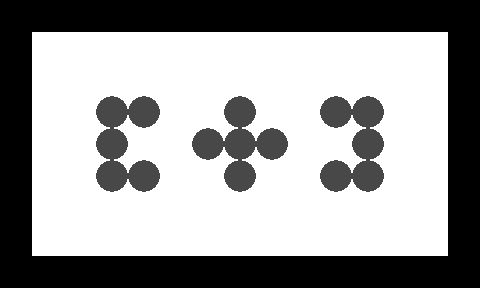

This game map was drawn from its Tiled (.tmx) file and the tilesets committed beside it. A one-line description and the full map source follow:
An orthogonal 15x9 tile map with 32x32 px tiles, 2 tile layers (1, 2).

<map version="1.0" orientation="orthogonal" width="15" height="9" tilewidth="32" tileheight="32">
 <tileset firstgid="1" name="n_tiles1" tilewidth="32" tileheight="32">
  <image source="../../images/map/common/n_tiles1.png" width="128" height="64" />
 </tileset>
 <layer name="1" width="15" height="9">
  <data encoding="csv">
1,1,1,1,1,1,1,1,1,1,1,1,1,1,1,
1,1,1,1,1,1,1,1,1,1,1,1,1,1,1,
1,1,1,1,1,1,1,1,1,1,1,1,1,1,1,
1,1,1,1,1,1,1,1,1,1,1,1,1,1,1,
1,1,1,1,1,1,1,1,1,1,1,1,1,1,1,
1,1,1,1,1,1,1,1,1,1,1,1,1,1,1,
1,1,1,1,1,1,1,1,1,1,1,1,1,1,1,
1,1,1,1,1,1,1,1,1,1,1,1,1,1,1,
1,1,1,1,1,1,1,1,1,1,1,1,1,1,1
</data>
 </layer>
 <layer name="2" width="15" height="9">
  <data encoding="csv">
2,2,2,2,2,2,2,2,2,2,2,2,2,2,2,
2,0,0,0,0,0,0,0,0,0,0,0,0,0,2,
2,0,0,0,0,0,0,0,0,0,0,0,0,0,2,
2,0,0,3,3,0,0,3,0,0,3,3,0,0,2,
2,0,0,3,0,0,3,3,3,0,0,3,0,0,2,
2,0,0,3,3,0,0,3,0,0,3,3,0,0,2,
2,0,0,0,0,0,0,0,0,0,0,0,0,0,2,
2,0,0,0,0,0,0,0,0,0,0,0,0,0,2,
2,2,2,2,2,2,2,2,2,2,2,2,2,2,2
</data>
 </layer>
</map>
